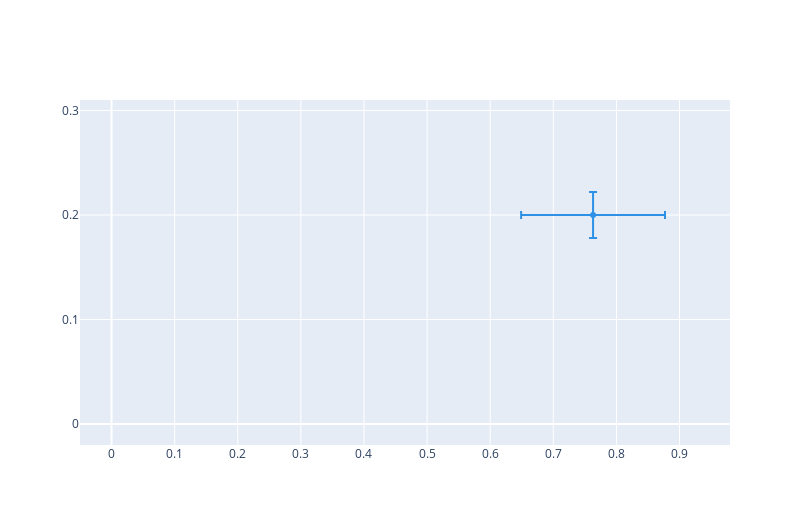

Notebook code cell kept with this figure:
### Code cell
import plotly.graph_objs as go
import plotly.express as px

debias_x = 0.763
debias_y = 0.2


error_bars_x = 0.114
error_bars_y = 0.022

debias_result = go.Scatter(
    x=[debias_x],
    error_x={
        "type": "data",
        "symmetric": False,
        "array": [min(error_bars_x, 1 - debias_x)],
        "arrayminus": [min(error_bars_x, debias_x)],
        "color": px.colors.qualitative.Dark24[0]
    },
    y=[debias_y],
    error_y={
        "type": "data",
        "symmetric": False,
        "array": [min(error_bars_y, 1 - debias_y)],
        "arrayminus": [min(error_bars_y, debias_y)],
        "color": px.colors.qualitative.Dark24[0]
    },
    mode="markers",
    name=f"",
    showlegend=False,
    marker_color=px.colors.qualitative.Dark24[0]
)

layout = go.Layout(
    yaxis=dict(
        range=[-0.02, 0.31]
    ),
    xaxis=dict(
        range=[-0.05, 0.98]
    )
)

figure = go.Figure(data=debias_result, layout=layout)
figure.update_xaxes(tick0=0, dtick=0.1)
figure.update_yaxes(tick0=0, dtick=0.1)

figure.update_layout(
    width=810,  
    height=525
)
figure.show()

### Figure 1 — Plotly figure (JSON) as saved in the notebook; plotly's stock layout.template omitted (floating-point values rounded to 4 significant figures)
{"data": [{"error_x": {"array": [0.114], "arrayminus": [0.114], "color": "#2E91E5", "symmetric": false, "type": "data"}, "error_y": {"array": [0.022], "arrayminus": [0.022], "color": "#2E91E5", "symmetric": false, "type": "data"}, "marker": {"color": "#2E91E5"}, "mode": "markers", "name": "", "showlegend": false, "type": "scatter", "x": [0.763], "y": [0.2]}], "layout": {"height": 525, "width": 810, "xaxis": {"dtick": 0.1, "range": [-0.05, 0.98], "tick0": 0}, "yaxis": {"dtick": 0.1, "range": [-0.02, 0.31], "tick0": 0}}}
